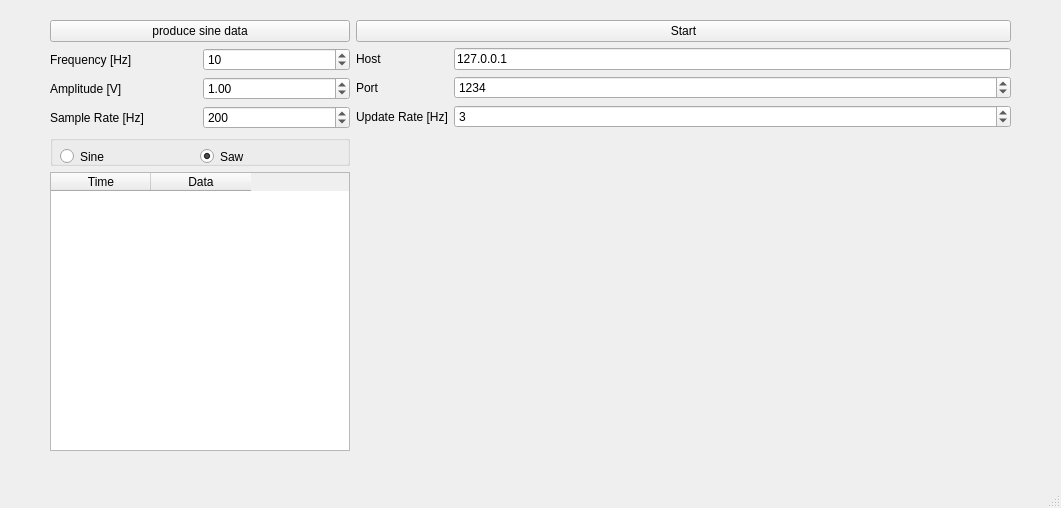
<?xml version="1.0" encoding="UTF-8"?>
<ui version="4.0">
 <class>MainWindow</class>
 <widget class="QMainWindow" name="MainWindow">
  <property name="geometry">
   <rect>
    <x>0</x>
    <y>0</y>
    <width>1061</width>
    <height>508</height>
   </rect>
  </property>
  <property name="windowTitle">
   <string>Data Server</string>
  </property>
  <widget class="QWidget" name="centralwidget">
   <widget class="QWidget" name="gridLayoutWidget">
    <property name="geometry">
     <rect>
      <x>50</x>
      <y>20</y>
      <width>961</width>
      <height>431</height>
     </rect>
    </property>
    <layout class="QGridLayout" name="main_layout">
     <item row="0" column="0">
      <widget class="QPushButton" name="produceSineDataButton">
       <property name="text">
        <string>produce sine data</string>
       </property>
      </widget>
     </item>
     <item row="5" column="0">
      <widget class="QTableWidget" name="m_dataOutputTable">
       <property name="maximumSize">
        <size>
         <width>300</width>
         <height>16777215</height>
        </size>
       </property>
       <property name="columnCount">
        <number>2</number>
       </property>
       <column>
        <property name="text">
         <string>Time</string>
        </property>
       </column>
       <column>
        <property name="text">
         <string>Data</string>
        </property>
       </column>
      </widget>
     </item>
     <item row="0" column="1">
      <widget class="QPushButton" name="startButton">
       <property name="text">
        <string>Start</string>
       </property>
      </widget>
     </item>
     <item row="2" column="1">
      <layout class="QGridLayout" name="gridLayout_3">
       <item row="1" column="1">
        <widget class="QSpinBox" name="port_input">
         <property name="maximum">
          <number>9999</number>
         </property>
         <property name="value">
          <number>1234</number>
         </property>
        </widget>
       </item>
       <item row="0" column="1">
        <widget class="QLineEdit" name="host_input">
         <property name="text">
          <string>127.0.0.1</string>
         </property>
         <property name="readOnly">
          <bool>true</bool>
         </property>
        </widget>
       </item>
       <item row="0" column="0">
        <widget class="QLabel" name="label_4">
         <property name="text">
          <string>Host</string>
         </property>
        </widget>
       </item>
       <item row="2" column="0">
        <widget class="QLabel" name="label_6">
         <property name="text">
          <string>Update Rate [Hz]</string>
         </property>
        </widget>
       </item>
       <item row="1" column="0">
        <widget class="QLabel" name="label_5">
         <property name="text">
          <string>Port</string>
         </property>
        </widget>
       </item>
       <item row="2" column="1">
        <widget class="QSpinBox" name="update_rate_input">
         <property name="value">
          <number>3</number>
         </property>
        </widget>
       </item>
      </layout>
     </item>
     <item row="2" column="0">
      <layout class="QGridLayout" name="gridLayout_2">
       <item row="2" column="0">
        <widget class="QLabel" name="label_3">
         <property name="text">
          <string>Sample Rate [Hz]</string>
         </property>
        </widget>
       </item>
       <item row="1" column="0">
        <widget class="QLabel" name="label_2">
         <property name="text">
          <string>Amplitude [V]</string>
         </property>
        </widget>
       </item>
       <item row="0" column="0">
        <widget class="QLabel" name="label">
         <property name="text">
          <string>Frequency [Hz]</string>
         </property>
        </widget>
       </item>
       <item row="2" column="1">
        <widget class="QSpinBox" name="sample_rate_input">
         <property name="maximum">
          <number>9999</number>
         </property>
         <property name="value">
          <number>200</number>
         </property>
        </widget>
       </item>
       <item row="1" column="1">
        <widget class="QDoubleSpinBox" name="amplitude_input">
         <property name="value">
          <double>1.000000000000000</double>
         </property>
        </widget>
       </item>
       <item row="0" column="1">
        <widget class="QSpinBox" name="frequency_input">
         <property name="maximum">
          <number>4999</number>
         </property>
         <property name="value">
          <number>10</number>
         </property>
        </widget>
       </item>
      </layout>
     </item>
     <item row="3" column="0">
      <widget class="QGroupBox" name="signalBox">
       <property name="title">
        <string/>
       </property>
       <widget class="QRadioButton" name="sineButton">
        <property name="geometry">
         <rect>
          <x>10</x>
          <y>10</y>
          <width>300</width>
          <height>23</height>
         </rect>
        </property>
        <property name="minimumSize">
         <size>
          <width>0</width>
          <height>23</height>
         </size>
        </property>
        <property name="text">
         <string>Sine</string>
        </property>
        <property name="checked">
         <bool>false</bool>
        </property>
       </widget>
       <widget class="QRadioButton" name="sawButton">
        <property name="geometry">
         <rect>
          <x>150</x>
          <y>10</y>
          <width>112</width>
          <height>23</height>
         </rect>
        </property>
        <property name="minimumSize">
         <size>
          <width>0</width>
          <height>23</height>
         </size>
        </property>
        <property name="text">
         <string>Saw</string>
        </property>
        <property name="checked">
         <bool>true</bool>
        </property>
       </widget>
      </widget>
     </item>
    </layout>
   </widget>
  </widget>
  <widget class="QMenuBar" name="menubar">
   <property name="geometry">
    <rect>
     <x>0</x>
     <y>0</y>
     <width>1061</width>
     <height>23</height>
    </rect>
   </property>
  </widget>
  <widget class="QStatusBar" name="statusbar"/>
 </widget>
 <resources/>
 <connections/>
</ui>
